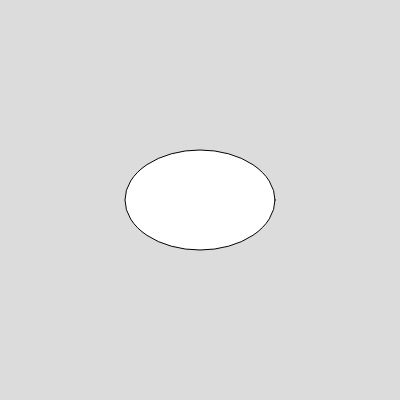
Frame 1 (no input)
Frame 60 (no input): identical to frame 1, image omitted
Frame 120 (the mouse pressed at the canvas centre since frame 60): identical to frame 1, image omitted

The p5.js sketch that drew this single still picture (run headless with seeded random() and noise() and a simulated clock; from frame 60 on, the mouse is pressed at the canvas centre):

// p5.js sketch
// ── sketch.js
let x,y;
function setup() {
  createCanvas(400, 400);
  x = 200;
  y = 200;
}

function draw() {
  background(220);
  ellipse(x,y,150,100);
}
function keyPressed() {
  if (key === 'w') y -= 5;
  else if (key === 'a') x -= 5;
  else if (key === 's') y += 5;
  else x += 5;
}
function mousePressed(){
  x = mouseX;
  y = mouseY;
}

// ── cde.html
<!DOCTYPE html>
<html lang="ko">
<head>
    <meta charset="UTF-8">
    <meta name="viewport" content="width=device-width, initial-scale=1.0">
    <title>나의 첫 웹페이지</title>
    <style>
        /* 간단한 스타일링 */
        body {
            font-family: sans-serif;
            display: flex;
            flex-direction: column;
            align-items: center;
        }
        .button-container {
            margin-bottom: 20px;
        }
        button {
            padding: 10px 20px;
            margin: 0 10px;
            cursor: pointer;
        }
        .message-container {
            font-size: 1.2em;
            font-weight: bold;
        }
        .hidden {
            display: none;
        }
    </style>
</head>
<body>
    <h1>홈 페이지</h1>
    <div class="button-container">
        <button id="abcBtn">abc</button>
        <button id="wxyBtn">wxy</button>
    </div>

    <div id="abcPage" class="hidden">
        <h2>환영합니다 abc가 제일 좋아요</h2>
        <button class="homeBtn">home</button>
    </div>

    <div id="wxyPage" class="hidden">
        <h2>wxy clinked</h2>
        <button class="homeBtn">home</button>
    </div>

    <script>
        const abcBtn = document.getElementById('abcBtn');
        const wxyBtn = document.getElementById('wxyBtn');
        const abcPage = document.getElementById('abcPage');
        const wxyPage = document.getElementById('wxyPage');
        const homeBtns = document.querySelectorAll('.homeBtn');

        abcBtn.addEventListener('click', () => {
            document.querySelector('h1').style.display = 'none';
            document.querySelector('.button-container').style.display = 'none';
            abcPage.classList.remove('hidden');
            wxyPage.classList.add('hidden');
        });

        wxyBtn.addEventListener('click', () => {
            document.querySelector('h1').style.display = 'none';
            document.querySelector('.button-container').style.display = 'none';
            wxyPage.classList.remove('hidden');
            abcPage.classList.add('hidden');
        });

        homeBtns.forEach(btn => {
            btn.addEventListener('click', () => {
                document.querySelector('h1').style.display = 'block';
                document.querySelector('.button-container').style.display = 'block';
                abcPage.classList.add('hidden');
                wxyPage.classList.add('hidden');
            });
        });
    </script>
</body>
</html>
// ── wang1010.html
<!DOCTYPE html>
<html lang="ko">
<head>
    <meta charset="UTF-8">
    <meta name="viewport" content="width=device-width, initial-scale=1.0">
    <title>싸인회</title>
    <style>
        body {
            font-family: sans-serif;
            line-height: 1.6;
            margin: 2em;
            background-color: #f4f4f4;
            color: #333;
        }
        .container {
            max-width: 800px;
            margin: auto;
            background: #fff;
            padding: 2em;
            border-radius: 8px;
            box-shadow: 0 0 10px rgba(0, 0, 0, 0.1);
        }
        h1 {
            text-align: center;
            color: #4CAF50;
        }
        h2 {
            color: #555;
            border-bottom: 2px solid #eee;
            padding-bottom: 0.5em;
        }
        .section {
            margin-bottom: 1.5em;
        }
        .section a {
            color: #007BFF;
            text-decoration: none;
        }
        .section a:hover {
            text-decoration: underline;
        }
        .details {
            display: none;
            margin-top: 1em;
            padding: 1em;
            background: #e9e9e9;
            border-radius: 5px;
        }
        .details.show {
            display: block;
        }
    </style>
</head>
<body>

<div class="container">
    <h1>김창희 <가도가도 왕십리> 싸인회</h1>

    <div class="section">
        <h2>오는대로 싸인</h2>
        <a href="#qna-details" onclick="toggleDetails('qna-details')">자세한 설명 보기</a>
        <div id="qna-details" class="details">
            <p>123456</p>
            <a href="#" onclick="toggleDetails('qna-details')">돌아가기</a>
        </div>
    </div>
    <div class="section">
        <h2>카수 변철수 축가 "순천외가3"</h2>
        <a href="#song-details" onclick="toggleDetails('song-details')">자세한 설명 보기</a>
        <div id="song-details" class="details">
            <p> 순천 외가 3</p>
<p> </p>
<p> 시:장석,  작곡:변치않을</p>
<p> (장석 시집, “사랑은 이제 막 태어난 것이니”, 2020년, 도서출판 강)</p>
<p> </p>
<p> 할머니집 뒤안 가지밭에서 외삼촌이 그런대로 여물어가던
나의 일곱 해 전 생애를 들어올려서 잘 익은 가지를 보게 해주었는데
그때 까지는 만나지도 않고 생각지도 않던 
순천만 저 너머 한 여름의 심해를 그 가지색 바다를
나는 덥썩 한입 깨물어버렸고 그때 햇빛은 참 눈부셨다
아직까지도 내 머릿속 그 여름은 하얗고 환한 꽃으로 가득하다.</p>
<p> </p>
<p> 외삼촌은 요즈음 머리 속에 빛을 많이 쏘이신다는데
폐에서 비롯된 병이 공연히 길을 잘못 잡아
그의 유년의 사진첩을 보려 하여서인가
병실에서 얘기하리라 청년의 외삼촌이</p>
<p> </p>
<p> 청년처럼 너는 다시 헤엄쳐 가거라 
그날 하루 해는 어찌 그리 길었던지
지나간 날들은 마당 한쪽 석류나무 그늘처럼
성기고 참 짧기만 한데</p>
<p> </p>
<p> 사라호 태풍 물난리로 온통 잠긴 순천시내 거친 물살을 거슬러 갔듯이
이쪽으로 힘차게 헤엄쳐 오는 모습을 다시 보고 싶다고
신은 그여름 가지밭에서 어린 입에 손가락을 다치신 일을 기억하시고
나를 거들어주시리라</p>
<p> </p>
<p> 청년처럼 너는 다시 헤엄쳐 가거라
그날 하루 해는 어찌 그리 길었던지
지나간 날들은 마당 한쪽 석류나무 그늘처럼
성기고 참 짧기만 한데

</p>
            <a href="#" onclick="toggleDetails('song-details')">돌아가기</a>
        </div>
    </div>

    <div class="section">
        <h2>시인 강성철 축시</h2>
        <a href="#poem-details" onclick="toggleDetails('poem-details')">자세한 설명 보기</a>
        <div id="poem-details" class="details">
            <p>비가 온다</p>
            <p>오누나</p>
            <p>오는 비는</p>
            <p>올지라도 한 닷새 왔으면 좋지.</p>
            <a href="#" onclick="toggleDetails('poem-details')">돌아가기</a>
        </div>
    </div>

    <div class="section">
        <h2>약력 소개 및 건배사 by 죽마고우 장석</h2>
        <a href="#bio-details" onclick="toggleDetails('bio-details')">자세한 설명 보기</a>
        <div id="bio-details" class="details">
            <p>통영 출생 (장석, 서덕영도)</p>
            <p>동아일보</p>
            <p>프레시안</p>
            <p>오래된 서울</p>
            <a href="#" onclick="toggleDetails('bio-details')">돌아가기</a>
        </div>
    </div>

    <div class="section">
        <h2>왕십리 토착민 이진성의 "할 말 있어요"</h2>
        <a href="#resident-details" onclick="toggleDetails('resident-details')">자세한 설명 보기</a>
        <div id="resident-details" class="details">
            <p>123456</p>
            <a href="#" onclick="toggleDetails('resident-details')">돌아가기</a>
        </div>
    </div>

    <div class="section">
        <h2>질의 응답 및 싸인</h2>
        <a href="#qna-details" onclick="toggleDetails('qna-details')">자세한 설명 보기</a>
        <div id="qna-details" class="details">
            <p>123456</p>
            <a href="#" onclick="toggleDetails('qna-details')">돌아가기</a>
        </div>
    </div>
</div>

<script>
    function toggleDetails(id) {
        const detailsElement = document.getElementById(id);
        detailsElement.classList.toggle('show');
    }
</script>

</body>
</html>
